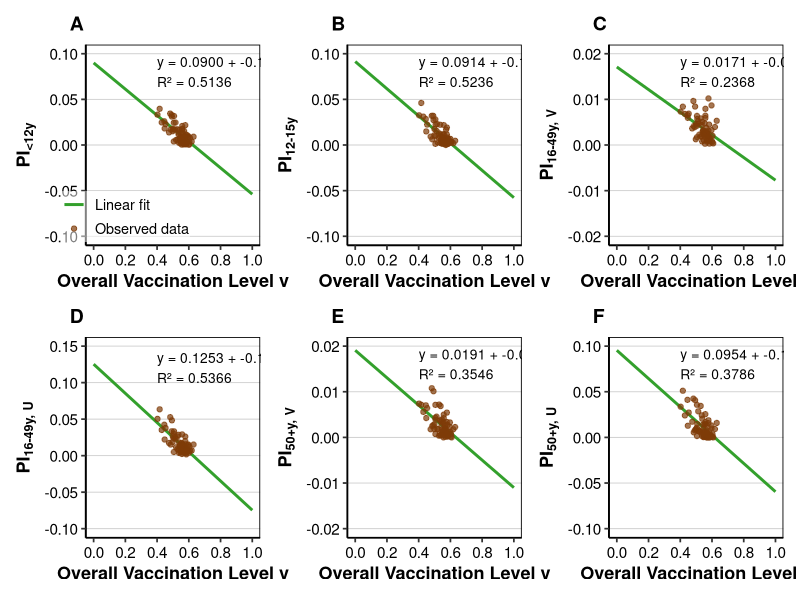

Here is the R script that generated this plot:
#---------------
# LINEAR FITTING
#---------------

library(readxl)
library(dplyr)
library(ggplot2)
library(tidyr)
library(patchwork)

df <- read_excel("data/Age_LGA.xlsx")

columns <- c(
  "Rate(Age<12)",
  "Rate(12<=Age<16)",
  "Rate(16=<V<50)",
  "Rate(16=<UV<50)",
  "Rate(V>=50)",
  "Rate(UV>=50)"
)

df_long <- df %>%
  select(overall_Vacc_Level_average, all_of(columns)) %>%
  pivot_longer(
    cols      = all_of(columns),
    names_to  = "group",
    values_to = "PCR"
  ) %>%
  mutate(PCR = ifelse(PCR == 0, 1e-7, PCR))

y_labels <- list(
  "Rate(Age<12)"     = expression(bold(PI['<12y'])),
  "Rate(12<=Age<16)" = expression(bold(PI['12-15y'])),
  "Rate(16=<V<50)"   = expression(bold(PI['16-49y, V'])),
  "Rate(16=<UV<50)"  = expression(bold(PI['16-49y, U'])),
  "Rate(V>=50)"      = expression(bold(PI['50+y, V'])),
  "Rate(UV>=50)"     = expression(bold(PI['50+y, U']))
)

y_axis_settings <- list(
  "Rate(Age<12)"     = list(breaks = c(-0.1,-0.05,0, 0.05, 0.1), limits = c(-0.1, 0.1)),
  "Rate(12<=Age<16)" = list(breaks = c(-0.1,-0.05,0, 0.05, 0.1), limits = c(-0.1, 0.1)),
  "Rate(16=<V<50)"   = list(breaks = c(-0.02,-0.01,0, 0.01, 0.02), limits = c(-0.02, 0.02)),
  "Rate(16=<UV<50)"  = list(breaks = c(-0.1,-0.05,0, 0.05, 0.1,0.15), limits = c(-0.1, 0.15)),
  "Rate(V>=50)"      = list(breaks = c(-0.02,-0.01,0, 0.01, 0.02), limits = c(-0.02, 0.02)),
  "Rate(UV>=50)"     = list(breaks = c(-0.1,-0.05,0, 0.05, 0.1), limits = c(-0.1, 0.1))
)

plot_list <- lapply(seq_along(columns), function(i) {
  col <- columns[i]
  df_sub <- df_long %>% filter(group == col)
  lm_mod <- lm(PCR ~ overall_Vacc_Level_average, data = df_sub)
  coefs  <- coef(lm_mod)
  intercept <- coefs[1]; slope <- coefs[2]
  r2 <- summary(lm_mod)$r.squared
  eq_label <- sprintf("y = %.4f + %.4f x\nR² = %.4f",
                      intercept, slope, r2)
  
  ggplot(df_sub, aes(x = overall_Vacc_Level_average, y = PCR)) +
    geom_smooth(aes(color = "Linear fit", linetype = "Linear fit"),
                method = "lm", se = FALSE, fullrange = TRUE, size = 1) +
    geom_point(aes(color = "Observed data"), size = 1.5, alpha = 0.7) +
    annotate("text",
             x = 0.4,
             y = y_axis_settings[[col]]$limits[2] * 0.8,
             label = eq_label,
             hjust = 0, size = 3.5) +
    scale_x_continuous(limits = c(0, 1), breaks = seq(0, 1, 0.2)) +
    scale_y_continuous(
      limits = y_axis_settings[[col]]$limits,
      breaks = y_axis_settings[[col]]$breaks
    ) +
    scale_color_manual(name = NULL,
                       values = c(
                         "Linear fit"    = "#33a02c",
                         "Observed data" = "#7F3B08"
                       )) +
    scale_linetype_manual(name = NULL,
                          values = c("Linear fit" = "solid"),guide = "none") +
    labs(
      title = LETTERS[i],
      x     = "Overall Vaccination Level v",
      y     = y_labels[[col]]
    ) +
    theme_classic(base_size = 13) +
    theme(
      plot.title         = element_text(size = 14, face = "bold", hjust = -0.1),
      axis.title.x       = element_text(face = "bold", size = 13),
      axis.title.y       = element_text(face = "bold", size = 13),
      axis.text          = element_text(color = "black", size = 11),
      panel.grid.major.x = element_blank(),
      panel.grid.minor   = element_blank(),
      panel.grid.major.y = element_line(color = "grey80", size = 0.3),
      panel.border       = element_rect(color = "black", fill = NA, linewidth = 0.6),
      legend.position    = if (i == 1) c(0.6, 0.27) else "none",
      legend.background  = element_rect(fill = alpha("white", 0.5), color = NA),
      legend.justification = c(1, 1),
      legend.margin = margin(1, 1, 1, 1),
      legend.key = element_blank(),
      legend.title = element_blank(),
      legend.spacing.x = unit(0.2, "cm"),
      legend.spacing.y = unit(0.1, "cm")
    )
})

final_plot_pcr <- (plot_list[[1]] | plot_list[[2]] | plot_list[[3]]) /
  (plot_list[[4]] | plot_list[[5]] | plot_list[[6]])

ggsave("figures/FigS5.svg",
       plot = final_plot_pcr,
       width = 10, height = 6.5, dpi = 600)
